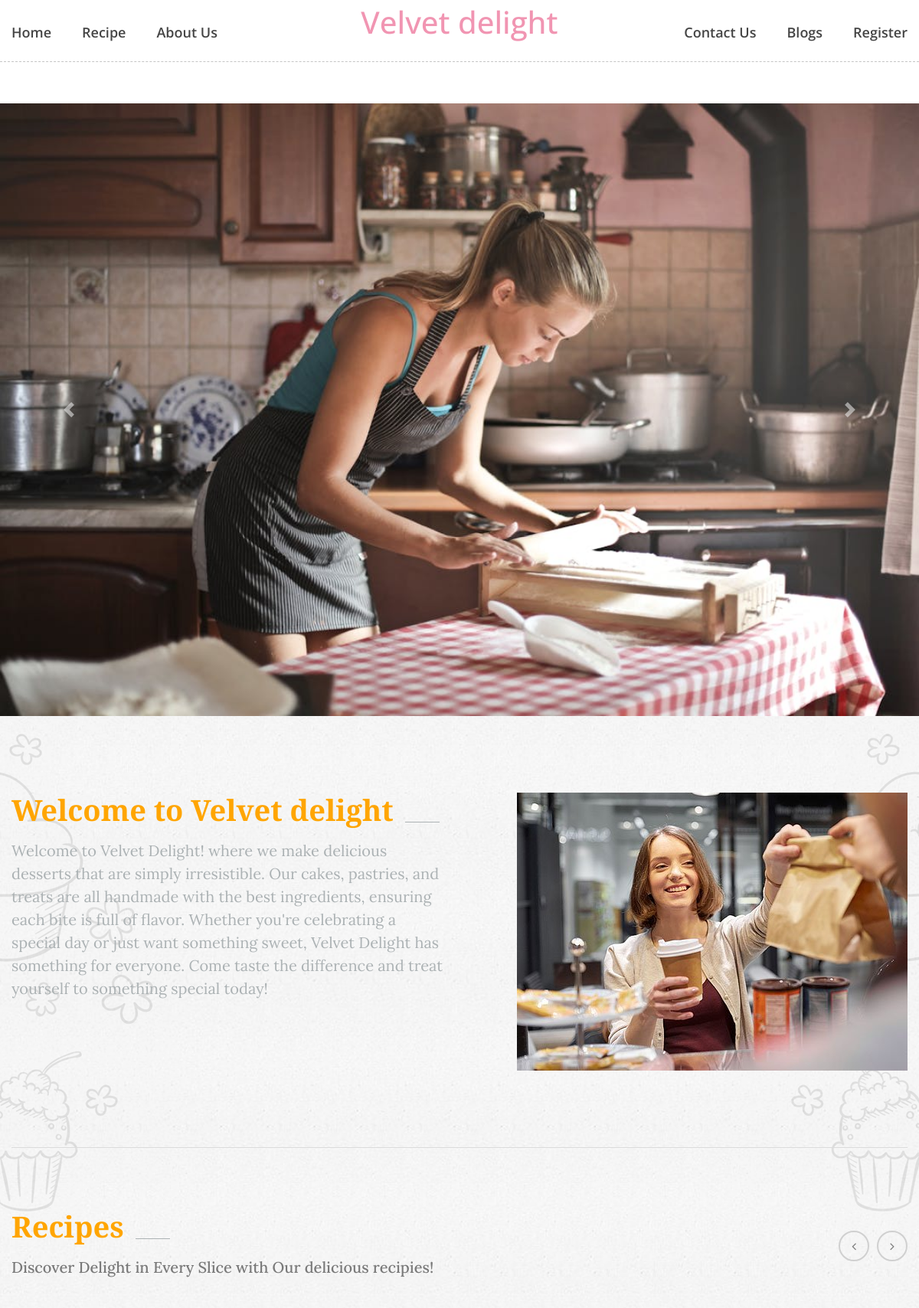
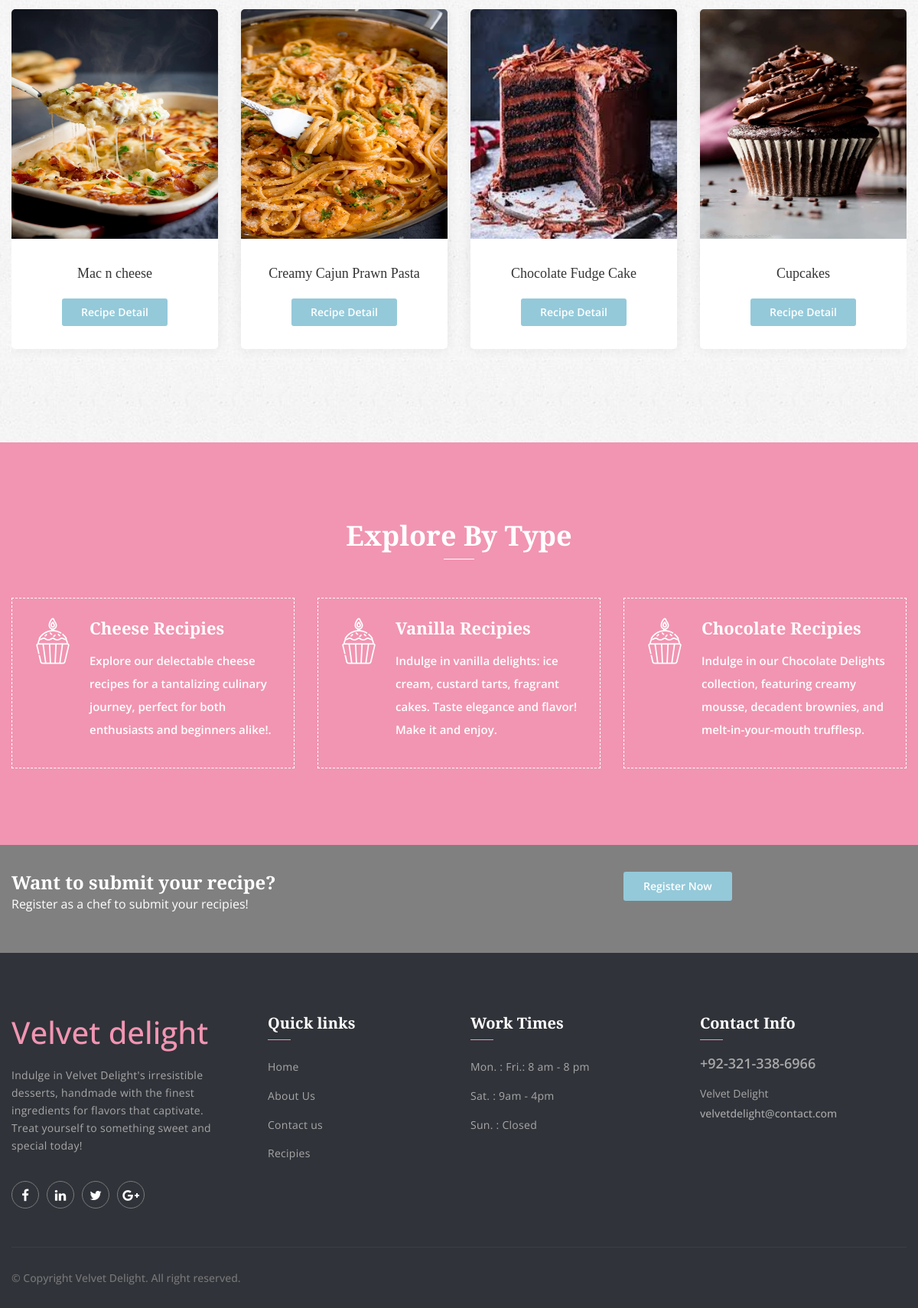
The page / on the database its author committed (2 pictures, top to bottom).
### tables this page shows
CREATE TABLE `recipe` (
  `id` int(11) NOT NULL,
  `chef_id` int(11) NOT NULL,
  `recipeType` varchar(20) NOT NULL,
  `name` varchar(150) NOT NULL,
  `ingredients` varchar(200) NOT NULL,
  `pic` varchar(200) NOT NULL,
  `detail` varchar(1000) NOT NULL
);

### index.php (the view, shortened to what this page needs)
		<?php
			include './components/navbar.php';
		?>
		<div id="carouselExampleControls" class="carousel slide" data-ride="carousel">
  <div class="carousel-inner">
    <div class="carousel-item active">
      <img class="d-block w-100 img-fluid" src="s-2.jpg"  height="450px" alt="First slide">
    </div>
  </div>
  <a class="carousel-control-prev" href="#carouselExampleControls" role="button" data-slide="prev">
    <span class="carousel-control-prev-icon" aria-hidden="true"></span>
  </a>
  <a class="carousel-control-next" href="#carouselExampleControls" role="button" data-slide="next">
    <span class="carousel-control-next-icon" aria-hidden="true"></span>
  </a>
</div>
        <section class="welcome_bakery_area">
        	<div class="container">
        		<div class="welcome_bakery_inner p_100">
        			<div class="row">
        				<div class="col-lg-6">
        					<div class="main_title">
								<h2>Welcome to  Velvet delight</h2>
								<p>Welcome to Velvet Delight! where we make delicious desserts that are simply irresistible. Our cakes, pastries, and treats are all handmade with the best ingredients, ensuring each bite is full of flavor. Whether you're celebrating a special day or just want something sweet, Velvet Delight has something for everyone. Come taste the difference and treat yourself to something special today!</p>
							</div>
        				</div>
        				<div class="col-lg-6">
        					<div class="welcome_img">
        						<img class="img-fluid" src="img/cake-feature/welcome-right.jpg" alt="">
        					</div>
        				</div>
        			</div>
        		</div>
        		<div class="cake_feature_inner">
        			<div class="main_title">
						<h2>Recipes</h2>
						<h5>Discover Delight in Every Slice with Our delicious recipies!</h5>
					</div>
       				<div class="cake_feature_slider owl-carousel">
       					<?php
							$sql = "SELECT * FROM `recipe`";
							$result = mysqli_query($conn, $sql);
							while ($rows=mysqli_fetch_array($result)){
						 ?>
					<div class="item">
       						<div class="cake_feature_item">
       							<div class="cake_img">
       								<img  src="img/recipe/<?php echo $rows['pic']; ?>" alt="" height="300px" width="500px">
       							</div>
       							<div class="cake_text">
       								<h3><?php echo $rows['name'] ?></h3>
									   <a href="recipeDetail.php?id=<?php echo $rows['id']; ?>" class="pest_btn">Recipe Detail</a>
       							</div>
       						</div>
       					</div>
       					<?php } ?>
       				</div>
        		</div>
        	</div>
        </section>
        <section class="service_we_offer_area p_100">
        	<div class="container">
        		<div class="single_w_title">
        			<h2>Explore By Type</h2>
        		</div>
        		<div class="row we_offer_inner">
        			<div class="col-lg-4">
        				<div class="s_we_item">
        					<div class="media">
        						<div class="d-flex">
        							<i class="flaticon-food-6"></i>
        						</div>
        						<div class="media-body">
        							<a href="recipeType.php?id=<?php echo "cheese" ?>"><h4>Cheese Recipies</h4></a>
        							<p>
Explore our delectable cheese recipes for a tantalizing culinary journey, perfect for both enthusiasts and beginners alike!.</p>
        						</div>
        					</div>
        				</div>
        			</div>
        			<div class="col-lg-4">
        				<div class="s_we_item">
        					<div class="media">
        						<div class="d-flex">
        							<i class="flaticon-food-6"></i>
        						</div>
        						<div class="media-body">
        							<a href="recipeType.php?id=<?php echo "vanilla" ?>"><h4>Vanilla Recipies</h4></a>
        							<p>
Indulge in vanilla delights: ice cream, custard tarts, fragrant cakes. Taste elegance and flavor! Make it and enjoy.</p>
        						</div>
        					</div>
        				</div>
        			</div>
        			<div class="col-lg-4">
        				<div class="s_we_item">
        					<div class="media">
        						<div class="d-flex">
        							<i class="flaticon-food-6"></i>
        						</div>
        						<div class="media-body">
        							<a href="recipeType.php?id=<?php echo "chocolate" ?>"><h4>Chocolate Recipies</h4></a>
        							<p>Indulge in our Chocolate Delights collection, featuring creamy mousse, decadent brownies, and melt-in-your-mouth trufflesp.</p>
        						</div>
        					</div>
        				</div>
        			</div>
        		</div>
        	</div>
        </section>
        <section class="newsletter_area" style="background-color: grey;">
        	<div class="container">
        		<div class="row newsletter_inner">
        			<div class="col-lg-8">
        				<div class="news_left_text">
        					<h4>Want to submit your recipe?</h4>
							<p style="color:white;">Register as a chef to submit your recipies!</p>
        				</div>
        			</div>
        			<div class="col-lg-4">
        				<a href="register.php" class="btn pest_btn">Register Now</a>
        			</div>
        		</div>
        	</div>
        </section>
		<?php
		include './components/footer.php';
		?>

### rows shown on the page
recipe: pic (picture), name "Mac n cheese"
recipe: pic (picture), name "Creamy Cajun Prawn Pasta"
recipe: pic (picture), name "Chocolate Fudge Cake"
recipe: pic (picture), name "Cupcakes"
